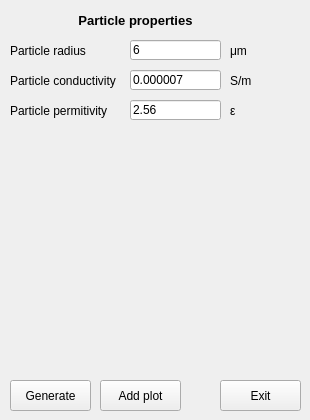
      <widget class="QWidget" name="ModelSphericalTab">
       <attribute name="title">
        <string> Homogeneous particle</string>
       </attribute>
       <widget class="QPushButton" name="ModelSphericalGenerateButton">
        <property name="geometry">
         <rect>
          <x>10</x>
          <y>380</y>
          <width>81</width>
          <height>31</height>
         </rect>
        </property>
        <property name="toolTipDuration">
         <number>1</number>
        </property>
        <property name="text">
         <string>Generate</string>
        </property>
       </widget>
       <widget class="QPushButton" name="ModelSphericalAddplotButton">
        <property name="geometry">
         <rect>
          <x>100</x>
          <y>380</y>
          <width>81</width>
          <height>31</height>
         </rect>
        </property>
        <property name="text">
         <string>Add plot</string>
        </property>
       </widget>
       <widget class="QLabel" name="label_8">
        <property name="geometry">
         <rect>
          <x>0</x>
          <y>10</y>
          <width>271</width>
          <height>21</height>
         </rect>
        </property>
        <property name="font">
         <font>
          <pointsize>10</pointsize>
          <weight>75</weight>
          <bold>true</bold>
         </font>
        </property>
        <property name="frameShape">
         <enum>QFrame::NoFrame</enum>
        </property>
        <property name="frameShadow">
         <enum>QFrame::Plain</enum>
        </property>
        <property name="text">
         <string>Particle properties</string>
        </property>
        <property name="alignment">
         <set>Qt::AlignCenter</set>
        </property>
       </widget>
       <widget class="QLabel" name="label_9">
        <property name="geometry">
         <rect>
          <x>10</x>
          <y>70</y>
          <width>121</width>
          <height>21</height>
         </rect>
        </property>
        <property name="text">
         <string>Particle conductivity</string>
        </property>
       </widget>
       <widget class="QLineEdit" name="model_hopa_particle_cond_value_entry">
        <property name="geometry">
         <rect>
          <x>130</x>
          <y>70</y>
          <width>91</width>
          <height>20</height>
         </rect>
        </property>
        <property name="text">
         <string>0.000007</string>
        </property>
       </widget>
       <widget class="QLabel" name="label_10">
        <property name="geometry">
         <rect>
          <x>230</x>
          <y>70</y>
          <width>31</width>
          <height>21</height>
         </rect>
        </property>
        <property name="text">
         <string>S/m</string>
        </property>
       </widget>
       <widget class="QLabel" name="label_11">
        <property name="geometry">
         <rect>
          <x>10</x>
          <y>100</y>
          <width>121</width>
          <height>21</height>
         </rect>
        </property>
        <property name="text">
         <string>Particle permitivity</string>
        </property>
       </widget>
       <widget class="QLineEdit" name="model_hopa_particle_perm_value_entry">
        <property name="geometry">
         <rect>
          <x>130</x>
          <y>100</y>
          <width>91</width>
          <height>20</height>
         </rect>
        </property>
        <property name="text">
         <string>2.56</string>
        </property>
       </widget>
       <widget class="QLabel" name="label_12">
        <property name="geometry">
         <rect>
          <x>230</x>
          <y>100</y>
          <width>31</width>
          <height>21</height>
         </rect>
        </property>
        <property name="text">
         <string>ε</string>
        </property>
       </widget>
       <widget class="QLabel" name="label_38">
        <property name="geometry">
         <rect>
          <x>10</x>
          <y>40</y>
          <width>121</width>
          <height>21</height>
         </rect>
        </property>
        <property name="text">
         <string>Particle radius</string>
        </property>
       </widget>
       <widget class="QLineEdit" name="model_hopa_particle_radius_value_entry">
        <property name="geometry">
         <rect>
          <x>130</x>
          <y>40</y>
          <width>91</width>
          <height>20</height>
         </rect>
        </property>
        <property name="text">
         <string>6</string>
        </property>
       </widget>
       <widget class="QLabel" name="label_39">
        <property name="geometry">
         <rect>
          <x>230</x>
          <y>40</y>
          <width>31</width>
          <height>21</height>
         </rect>
        </property>
        <property name="text">
         <string>μm</string>
        </property>
       </widget>
       <widget class="QPushButton" name="model_hopa_exit_button">
        <property name="geometry">
         <rect>
          <x>220</x>
          <y>380</y>
          <width>81</width>
          <height>31</height>
         </rect>
        </property>
        <property name="text">
         <string>Exit</string>
        </property>
       </widget>
      </widget>
